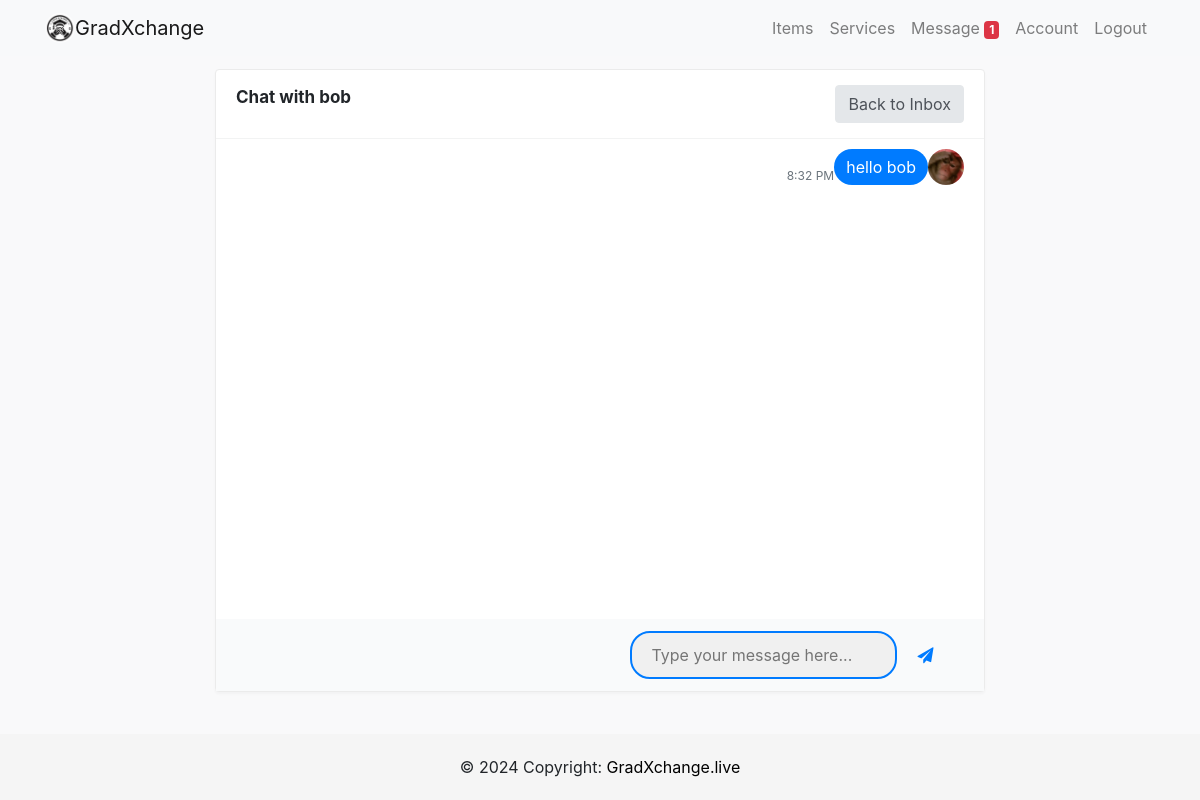
Before: /chat/25/ (signed in) with the older database file.
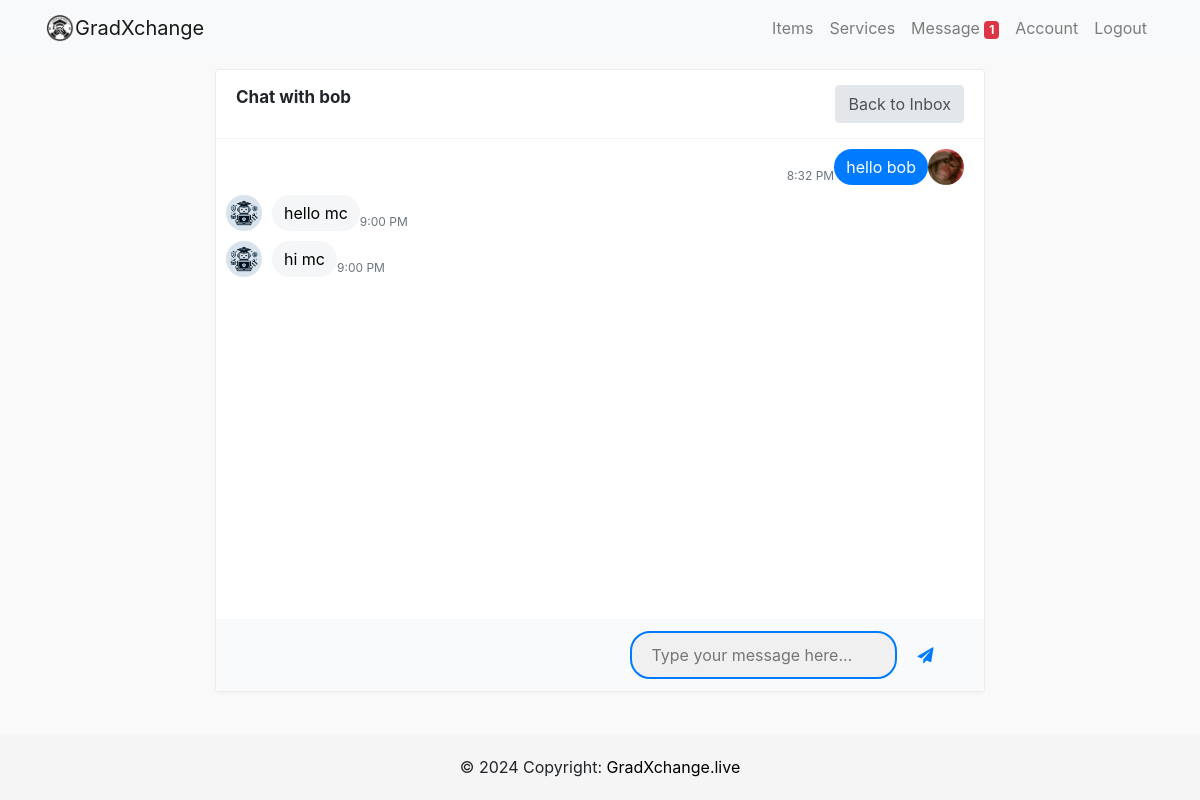
After: the same page with the newer database file.
### users/models.py (models this page shows, shortened)
class Message(models.Model):
    sender = models.ForeignKey(Profile, on_delete=models.SET_NULL, null=True, blank=True, related_name='sent_messages')
    recipient = models.ForeignKey(Profile, on_delete=models.SET_NULL, null=True, blank=True, related_name='received_messages')
    text = models.TextField()
    is_read = models.BooleanField(default=False, null=True)
    created = models.DateTimeField(auto_now_add=True)
    id = models.UUIDField(default=uuid.uuid4, unique=True, primary_key=True)
    conversation_id = models.UUIDField(default=uuid.uuid4, editable=True)
    class Meta:
        ordering = ['is_read', '-created']

class Profile(models.Model):
    user = models.OneToOneField(User, on_delete=models.CASCADE)
    image = models.ImageField(default='profilepic.jpg', upload_to='profile_picture')
    location =models.CharField(max_length=100)
    about_me = models.CharField(max_length=200, null=True, blank=True)
    phone_regex = RegexValidator(
        regex=r'^\+?60?\d{9,10}$',
        message="Phone number must be entered in the format: '+60123456789'. With country code +60 and up to 10 digits allowed."
    )
    phone = models.CharField(validators=[phone_regex], max_length=17, blank=True)  # Optional: adjust max_length as needed
    whatsapp_regex = RegexValidator(
        regex=r'^\+?60?\d{9,10}$',
        message="Whatsapp number must be entered in the format: '+60123456789'. With country code +60 and up to 10 digits allowed."
    )
    whatsapp = models.CharField(validators=[whatsapp_regex], max_length=17, blank=True)

### users/views.py (the view)
# urls.py: path('chat/<int:profile_id>/', user_views.chat, name='chat'),
@login_required
def chat(request, profile_id):
    user_A = request.user.profile  # Current logged-in user
    user_B = get_object_or_404(Profile, id=profile_id)  # Recipient obtained from URL parameter
    if request.method == "POST":
        text = request.POST.get('text', '').strip()
        if text:  # Ensure the text is not empty
            Message.objects.create(sender=user_A, recipient=user_B, text=text, is_read=False)
            return redirect('chat', profile_id=profile_id)
    messages = Message.objects.filter(
        Q(sender=user_A, recipient=user_B) | Q(sender=user_B, recipient=user_A)
    ).order_by('created')
    Message.objects.filter(sender=user_B, recipient=user_A, is_read=False).update(is_read=True)
    unread_messages_count = Message.objects.filter(recipient=user_A, sender=user_B, is_read=False).count()
    context = {
        'messages': messages,
        'user_A': user_A,
        'user_B': user_B,
        'profile_id': profile_id,
        'unread_messages_count': unread_messages_count  # Include this in your template where needed
    }
    return render(request, 'users/chat.html', context)

### users/context_processors.py (called while the page is built)
def unread_message_count(request):
    if request.user.is_authenticated:
        count = Message.objects.filter(recipient=request.user.profile, is_read=False).count()
        return {'unread_message_count': count}
    return {}

### users/templates/users/chat.html (shortened to what this page needs)
{% extends 'users/base.html' %}
{% load static %}
{% block body %}
<link href="https://stackpath.bootstrapcdn.com/font-awesome/4.7.0/css/font-awesome.min.css" rel="stylesheet">
<div class="page-content">
    <div class="col-md-8">
        <div class="card card-bordered">
            <div class="card-header">
                <h4 class="card-title"><strong>Chat with {{ user_B.user.username }}</strong></h4>
                <a class="btn btn-xs btn-secondary" href="{% url 'inbox' %}">Back to Inbox</a>
            </div>
            <div class="ps-container" id="chat-content">
                {% for message in messages %}
                <div class="media media-chat {% if message.sender == user_A %}media-chat-reverse{% endif %}">
                    <img class="avatar" src="{{ message.sender.user.profile.image.url }}" alt="...">
                    <div class="media-body">{{ message.text }}</div>
                    <div class="meta">
                        <time datetime="{{ message.created|date:'c' }}">{{ message.created|date:"g:i A" }}</time>
                    </div>
                </div>
                {% endfor %}
            </div>
            <div class="publisher">
                <form action="" method="POST">
                    <input class="publisher-input" type="text" name="text" placeholder="Type your message here..."
                        autocomplete="off">
                    <button type="submit" class="publisher-btn"><i class="fa fa-paper-plane"></i></button>
                </form>
            </div>
        </div>
    </div>
</div>
{% endblock %}

Changed rows visible on the page:
added Message: sender.user.profile.image (picture), text "hello mc", created "9:00 PM"
added Message: sender.user.profile.image (picture), text "hi mc", created "9:00 PM"
